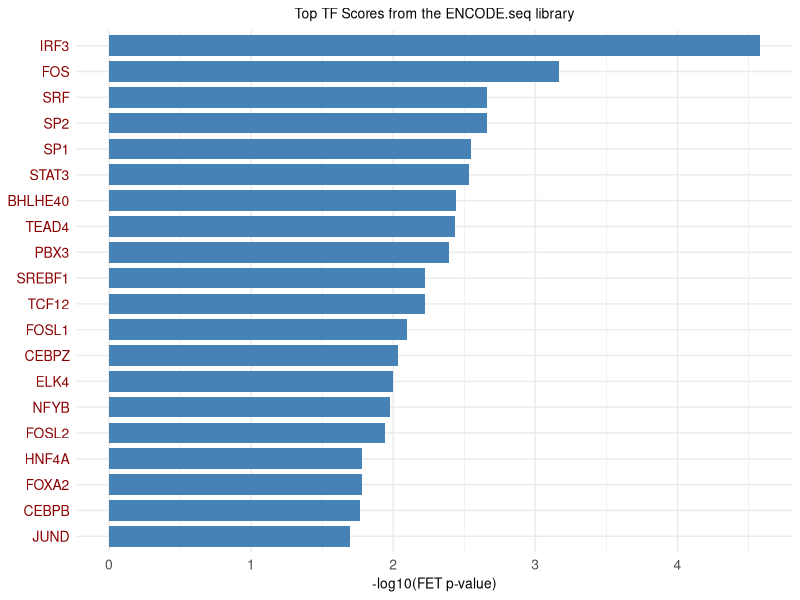
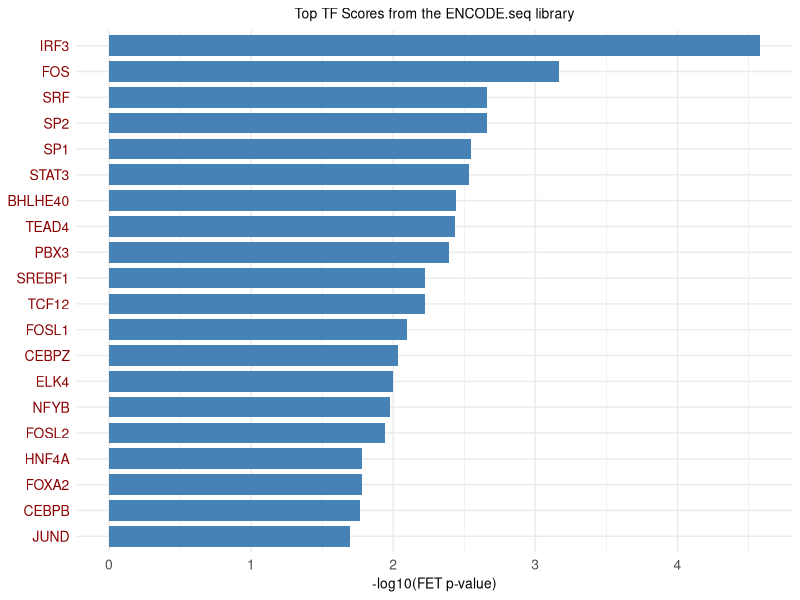

The R source for these figures, in order:
# Load necessary libraries
library(ggplot2)
library(dplyr)
update.packages(ask = FALSE, checkBuilt = TRUE)

# Read the CSV file
data <- read.csv("ENCODE_ChIP-seq.csv")

# Sort and select the top 20 values
top_20_data <- data %>%
  arrange(desc(log_p_value)) %>%
  head(20)

# Create the horizontal bar plot
ggplot(top_20_data, aes(x = reorder(TF, log_p_value), y = log_p_value)) +  # Reorder for max on top
  geom_bar(stat = "identity", fill = "steelblue", width = 0.8) +  # Set bar width
  theme_minimal() +
  labs(
    title = "Top TF Scores from the ENCODE.seq library",
    x = "Transcription Factors (TFs)",  # X-axis title
    y = "-log10(FET p-value)"  # Y-axis title
  ) +
  theme(
    plot.title = element_text(hjust = 0.5, size = 10, face = "plain"),  # Center title
    axis.title.y = element_blank(),  # Remove y-axis title
    axis.text.x = element_text(size = 10),
    axis.text.y = element_text(size = 10, color = "darkred"),  # Change color of TFs text
    axis.title.x = element_text(size = 10, face = "plain")
  ) +
  coord_flip()  # Keep horizontal bars

# Save the plot if desired
ggsave("top_20_tf_log_p_value_plot.png", width = 10, height = 6)
